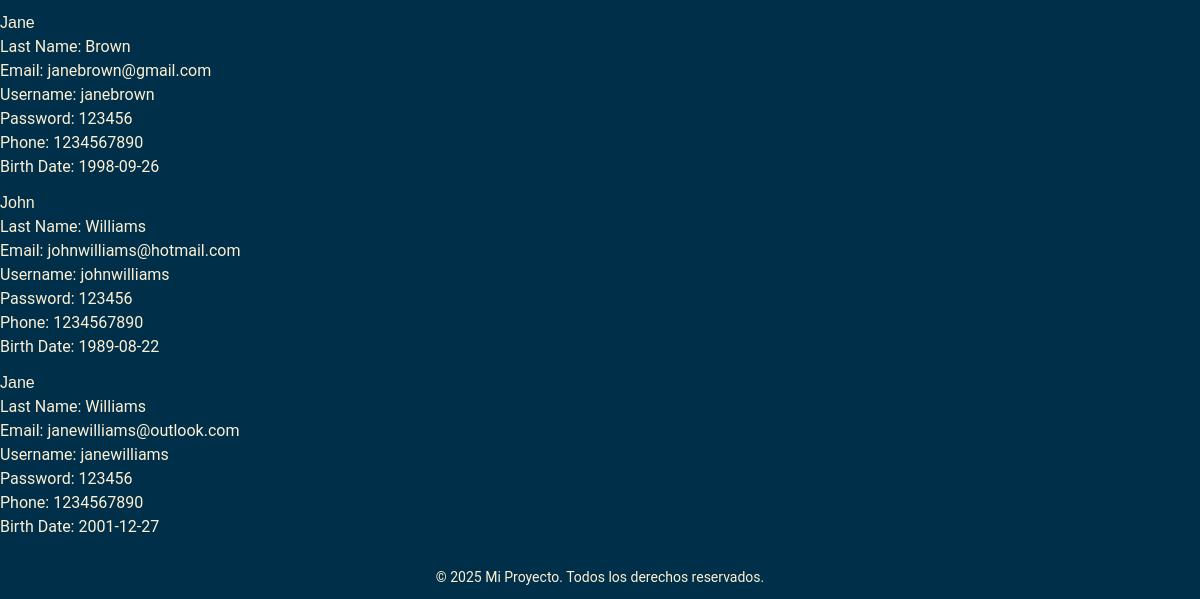
/backend/db/customers/db_customer_select.php (signed in, lower part), run on an earlier commit of the app's database.
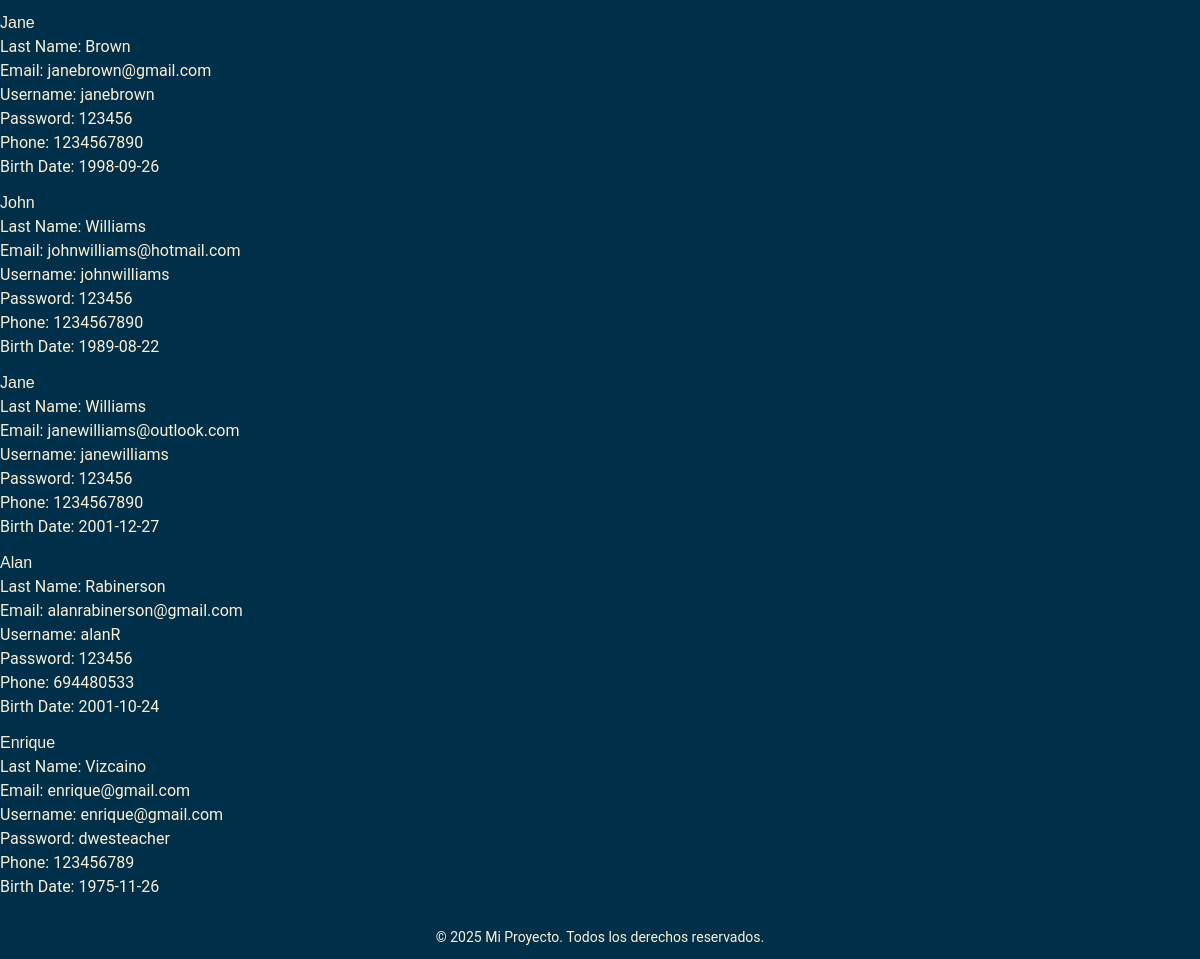
And on a later commit of the database.
### tables this page shows
CREATE TABLE IF NOT EXISTS `024_customers` (
  `customer_id` int(11) NOT NULL AUTO_INCREMENT,
  `first_name` varchar(100) NOT NULL,
  `last_name` varchar(100) NOT NULL,
  `email` varchar(100) NOT NULL,
  `username` varchar(100) NOT NULL,
  `password` varchar(100) NOT NULL,
  `phone` varchar(100) NOT NULL,
  `birth_date` date DEFAULT NULL,
  `type` set('admin','customer') NOT NULL,
  PRIMARY KEY (`customer_id`)
);

### backend/db/customers/db_customer_select.php (the view)
<?php include $_SERVER['DOCUMENT_ROOT'].'/student024/shop/backend/header.php';
    include $_SERVER['DOCUMENT_ROOT'].'/student024/shop/backend/config/db_connect.php';
    if (isset($_GET['product_id']) && is_numeric($_GET['product_id'])){
        $product_id = intval($_GET['product_id']);
        $sql = "SELECT * FROM 024_customers WHERE customer_id = $customer_id";
        $result = mysqli_query($conn, $sql);
        $customer = mysqli_fetch_assoc($result);
        print_r($customer);
    } else if (empty($_GET['customer_id'])) {
        $sql = "SELECT * FROM 024_customers";
        $result = mysqli_query($conn, $sql);
        $customers = mysqli_fetch_all($result, MYSQLI_ASSOC);
        foreach ($customers as $customer) {
            echo "<div class='card mb-3'>";
            echo "<div class='card-body'>";
            echo "<h5 class='card-title'>".$customer['first_name']."</h5>";
            echo "<p class='card-text'>Last Name: ".$customer['last_name']."</p>";
            echo "<p class='card-text'>Email: ".$customer['email']."</p>";
            echo "<p class='card-text'>Username: ".$customer['username']."</p>";
            echo "<p class='card-text'>Password: ".$customer['password']."</p>";
            echo "<p class='card-text'>Phone: ".$customer['phone']."</p>";
            echo "<p class='card-text'>Birth Date: ".$customer['birth_date']."</p>";
            echo "</div>";
            echo "</div>";
        }
    }else {
        echo "<div class='alert alert-danger mt-4'>Invalid product ID.</div>";
    }
    include $_SERVER['DOCUMENT_ROOT'].'/student024/shop/backend/footer.php';
?>

What changed in the data, as far as the page shows it:
added 024_customers: first_name "Alan", last_name "Rabinerson", email "alanrabinerson@gmail.com", username "alanR", password "123456", phone "694480533", birth_date "2001-10-24"
added 024_customers: first_name "Enrique", last_name "Vizcaino", email "enrique@gmail.com", username "enrique@gmail.com", password "dwesteacher", phone "123456789", birth_date "1975-11-26"
